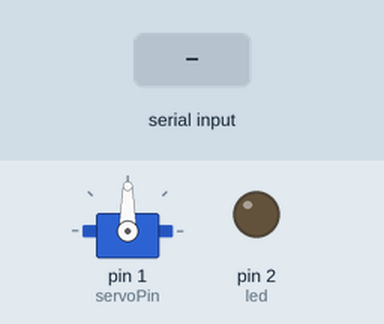
This sketch was run on a simulated Arduino Uno, built with avr-gcc and run on an emulated ATmega328P. Parts: servo, output pins drawn as LEDs (lit = HIGH). Dashed ring = blinking. Inputs (shaded band) come from the test bench. What the sketch prints to the serial monitor is not drawn.

Above: at 1.2 s.
1.3 s: byte 1 (1) received over Serial
At 1.9 s:
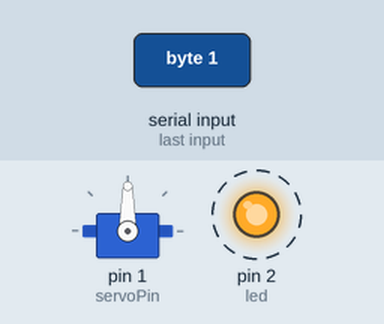
Timing chart, 0 to 5.8 s (numbered marks = the images above; inputs shaded):
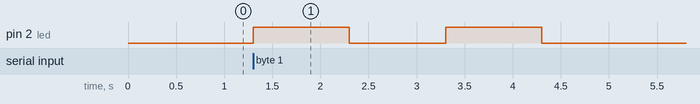

Measured:
- after the input at 1.3 s, pin 2 (led): alternates HIGH for 1.0 s and LOW for 1.0 s, 4 changes in all, then stays LOW, starting at once

The sketch:

ttyACM0.ino
```cpp
#include <Servo.h>

Servo servo;

int servoPin = 1;
int led = 2;

int data = 0; // for serial
int angle = 0; // for servo_motor

void setup() {
	servo.attach(servoPin);
	Serial.begin(9600);
	pinMode(led, OUTPUT);
}
/*
void servo_open(){
	for(angle = 0; angle < 90; angle++){
    servo.write(angle);
	}
	for(angle = 90; angle > 0; angle--){
    servo.write(angle);
 }
}
*/
void blk(){
	digitalWrite(led,HIGH);
	delay(1000);
	digitalWrite(led,LOW);
	delay(1000);
}

void loop() {
	data = Serial.read();
	if(data==1){
		blk();
    blk();
	}
	data = 0;
	Serial.print(data);
}
```
